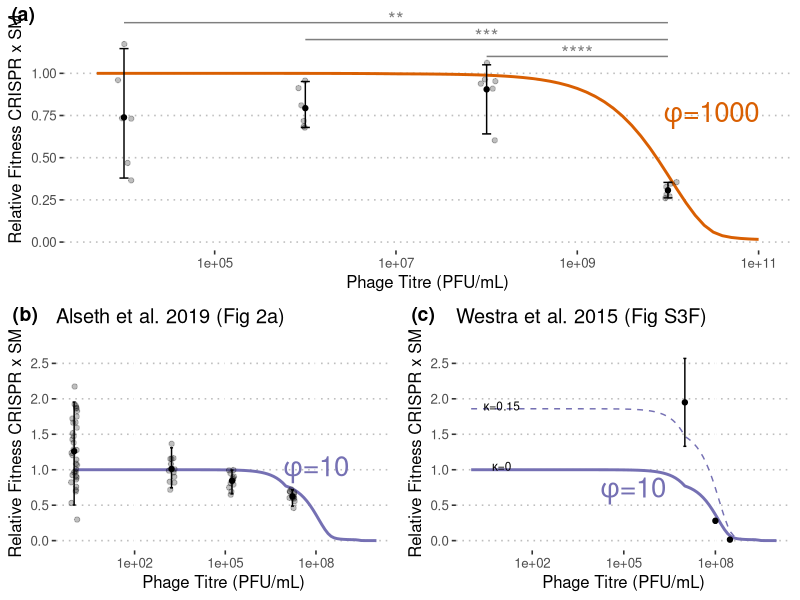

Source code (R):



library(deSolve)
library(dplyr)
library(ggplot2)
library(ggpubr)


bootMeanCI <- function(x, n = 1000){
  boot.samples <- matrix(sample(x, size = n*length(x), replace = TRUE), 
                         n, 
                         length(x))
  boot.means <- apply(boot.samples, 1, mean)
  return(quantile(x,c(0.025,0.975)))
}


lagSystem <- function(t, state, parameters) {
  with(as.list(c(state, parameters)),{
    # rate of change
    dR <- - e*v*R*(X+Y)/(z+R)
    dX <- ((1-2*mu/alpha)*v*R/(z+R) - delta*V)*X + phi*Ix
    dY <- ((1-k)*v*R/(z+R))*Y
    dIx <- delta*X*V - phi*Ix
    dV <- -delta*X*V
    # return the rate of change
    list(c(dR,dX,dY,dIx,dV))
  }) # end with(as.list ...
}

competeXY <- function(V0,phi,dpi=1,re_add_phage=T,daylen=24,kappa=0){
  parameters <- c(e=5e-7,
                  v=2,
                  z=1,
                  delta=1e-7,
                  mu=4e-6,
                  alpha=0.4,
                  k=kappa,
                  delta=1e-7,
                  phi=phi)
  state <- c(R=500,
             X=max(1e7-V0,0),
             Y=1e7,
             Ix=min(V0,1e7),
             V=V0)
  times <- seq(0, daylen, by = 1)
  
  for(i in 1:dpi){
    out <- ode(y = state, 
               times = times, 
               func = lagSystem, 
               parms = parameters,
               method="lsoda")
    if(re_add_phage==T){
      state <- c(R=500+tail(out[,"R"],n=1)/100,
                 X=tail(out[,"X"],n=1)/100,
                 Y=tail(out[,"Y"],n=1)/100,
                 Ix=tail(out[,"Ix"],n=1)/100,
                 V=V0+tail(out[,"V"],n=1)/100)
    } else{
      state <- c(R=500+tail(out[,"R"],n=1)/100,
                 X=tail(out[,"X"],n=1)/100,
                 Y=tail(out[,"Y"],n=1)/100,
                 Ix=tail(out[,"Ix"],n=1)/100,
                 V=tail(out[,"V"],n=1)/100)
    }
  }
  
  Xf <- tail(out[,"X"],n=1)
  Yf <- tail(out[,"Y"],n=1)
  Xprop <- Xf/(Xf+Yf)
  rel_fit <- (Xprop*0.5)/((1-Xprop)*0.5)
  return(rel_fit)
}

titreProfile <- function(phi,kappa,v_range=10^seq(0,11,1)){
  fitness <- numeric()
  for(v in v_range){
    fitness <- c(fitness,competeXY(V0=v,
                                   phi=phi,
                                   dpi=1,
                                   re_add_phage=F,
                                   daylen=24,
                                   kappa=kappa))
  }
  return(fitness)
}

setwd("~/immunelag/Fig3")
cur_exp <- read.csv("experiment.csv") %>% subset(select=c(Titre,Fitness))
cur_exp$Source <- "Current"
EW_exp <- data.frame(Titre =c(1e7/6,1e8/6,3e8/6), 
                     Fitness = c(1.95,0.28,0.014),
                     Source="Westra et al.")
EA_exp <- read.csv("alseth.csv",stringsAsFactors = F)  %>% 
  subset(Treatment %in% c("Monoculture (BIM2 + SM only)","Monoculture (BIM2 + SM)")) %>%
  subset(select=c(Phage.titre,CRISPR..BIM2..fitness))
names(EA_exp) <- c("Titre","Fitness")
EA_exp$Source <- "Alseth et al."
EA_exp$Titre <- gsub("[\\^]","e",EA_exp$Titre) %>% 
  gsub(pattern="10e",replace="1e") %>%
  as.numeric()
EA_exp$Titre <- EA_exp$Titre/6

anova.test <- aov(Fitness~factor(Titre),data=cur_exp)
summary(anova.test)
TukeyHSD(anova.test)


v_range <- 10^seq(3,11,0.1)
x <- titreProfile(phi=1e3,kappa=0,v_range=v_range)
model_df <- data.frame(v=v_range,
                       fitness=x,
                       stringsAsFactors = F)
v_range <- 10^seq(3,11,0.1)
x <- titreProfile(phi=4/3,kappa=0,v_range=v_range)
model_df_low <- data.frame(v=v_range,
                           fitness=x,
                           stringsAsFactors = F)



mean_exp <- cur_exp %>% group_by(Titre) %>% 
  summarise(MeanFitness=mean(Fitness),
            LowerCI=bootMeanCI(Fitness,n=1e5)[1],
            UpperCI=bootMeanCI(Fitness,n=1e5)[2])
p1 <- ggplot() + 
  geom_line(data=model_df,aes(x=v_range,y=fitness),color="#d95f02",lwd=1) +
  #geom_line(data=model_df_low,aes(x=v_range,y=fitness),color="red",lwd=0.5,alpha=0.5) +
  geom_point(data = mean_exp,
             aes(x=Titre,y=MeanFitness))  +
  geom_errorbar(data = mean_exp,
                aes(x=Titre,y=MeanFitness,ymin = LowerCI, ymax = UpperCI),width=0.1) + 
  scale_x_log10(limits=c(5e3,1e11)) + 
  ylim(0.1,1.4) +
  theme_pubclean() + 
  geom_jitter(data=cur_exp,aes(x=Titre,y=Fitness),alpha=0.25,width=0.1) +
  xlab("Phage Titre (PFU/mL)") + 
  ylab("Relative Fitness CRISPR x SM") + 
  geom_line(data=data.frame(x=c(1e8,1e10),y=c(1.1,1.1)),aes(x=x,y=y),alpha=0.5) +  
  geom_line(data=data.frame(x=c(1e6,1e10),y=c(1.2,1.2)),aes(x=x,y=y),alpha=0.5) + 
  geom_line(data=data.frame(x=c(1e4,1e10),y=c(1.3,1.3)),aes(x=x,y=y),alpha=0.5)  +
  geom_text(data=data.frame(x=c(1e7),y=c(1.32)),aes(x=x,y=y),alpha=0.5,label="**",size=5) +
  geom_text(data=data.frame(x=c(1e8),y=c(1.22)),aes(x=x,y=y),alpha=0.5,label="***",size=5) + 
  geom_text(data=data.frame(x=c(1e9),y=c(1.12)),aes(x=x,y=y),alpha=0.5,label="****",size=5) + 
  scale_y_continuous(breaks=c(0,0.25,0.5,0.75,1)) + 
  geom_text(data=data.frame(x=c(3e10),y=c(0.75)),aes(x=x,y=y),color="#d95f02",label=expression(phi * "=" *1000),size=7)

## Alseth et al data

v_range_EA <- 10^seq(0,10,0.1)
x <- titreProfile(phi=10,kappa=0,v_range=v_range_EA)
model_df_EA <- data.frame(v=v_range_EA,
                       fitness=x,
                       stringsAsFactors = F)

mean_exp_EA <- EA_exp %>% group_by(Titre) %>% 
  summarise(MeanFitness=mean(Fitness),
            LowerCI=bootMeanCI(Fitness,n=1e5)[1],
            UpperCI=bootMeanCI(Fitness,n=1e5)[2])

p2 <- ggplot() + 
  geom_line(data=model_df_EA,aes(x=v,y=fitness),color="#7570b3",lwd=1) +
  geom_point(data = mean_exp_EA,
             aes(x=Titre+1,y=MeanFitness))  +
  geom_errorbar(data = mean_exp_EA,
                aes(x=Titre+1,y=MeanFitness,ymin = LowerCI, ymax = UpperCI),width=0.1) + 
  scale_x_log10() +
  theme_pubclean() + 
  geom_jitter(data=EA_exp,aes(x=Titre+1,y=Fitness),alpha=0.25,width=0.1) +
  xlab("Phage Titre (PFU/mL)") + 
  ylab("Relative Fitness CRISPR x SM")  + 
  scale_y_continuous(breaks=c(0,0.5,1,1.5,2,2.5),limit=c(0,2.75)) +
  ggtitle("Alseth et al. 2019 (Fig 2a)") + 
  geom_text(data=data.frame(x=c(1e8),y=c(1)),aes(x=x,y=y),color="#7570b3",label=expression(phi * "=" * 10),size=7)



## Westra et al data

v_range_EW <- 10^seq(0,10,0.1)
x <- titreProfile(phi=10,kappa=0.15,v_range=v_range_EW)
model_df_cost_EW <- data.frame(v=v_range_EW,
                           fitness=x,
                           stringsAsFactors = F)
v_range_EW <- 10^seq(0,10,0.1)
x <- titreProfile(phi=10,kappa=0,v_range=v_range_EW)
model_df_EW <- data.frame(v=v_range_EW,
                           fitness=x,
                           stringsAsFactors = F)


p3 <- ggplot() + 
  geom_line(data=model_df_cost_EW,aes(x=v,y=fitness),color="#7570b3",lwd=0.5,lty=2) +
  geom_line(data=model_df_EW,aes(x=v,y=fitness),color="#7570b3",lwd=1) +
  geom_point(data = data.frame(x = c(1e7,1e8,3e8), 
                               y = c(1.95,0.28,0.014),
                               CI = c(0.62,0.03,0.011)),
             aes(x=x,y=y))  +
  geom_errorbar(data = data.frame(x = c(1e7,1e8,3e8), 
                                  y = c(1.95,0.28,0.014),
                                  CI = c(0.62,0.03,0.011)),
                aes(x=x,y=y,ymin = y - CI, ymax = y + CI),width=0.1) + 
  scale_x_log10(limits=c(1e0,1e10)) + 
  theme_pubclean() + 
  xlab("Phage Titre (PFU/mL)") + 
  ylab("Relative Fitness CRISPR x SM")   + 
  scale_y_continuous(breaks=c(0,0.5,1,1.5,2,2.5),limit=c(0,2.75))+
  ggtitle("Westra et al. 2015 (Fig S3F)") + 
  geom_text(data=data.frame(x=c(1e1),y=c(1.9)),
          aes(x=x,y=y),alpha=1,label=expression(kappa * "=" * 0.15),
          size=3,color="black") +
  geom_text(data=data.frame(x=c(1e1),y=c(1.05)),
            aes(x=x,y=y),alpha=1,label=expression(kappa * "=" * 0),
            size=3,color="black") + 
  geom_text(data=data.frame(x=c(2e5),y=c(0.7)),aes(x=x,y=y),color="#7570b3",label=expression(phi * "=" * 10),size=7)

## Put it together


setwd("~/immunelag/Fig3")
pdf(paste0("CRISPRxSM_allexperiments.pdf"),width=6,height=10)
ggarrange(p1,
          ggarrange(p2,p3,ncol=2,labels=c("(b)","(c)")),
          nrow=2,
          labels=c("(a)",""))
dev.off()
